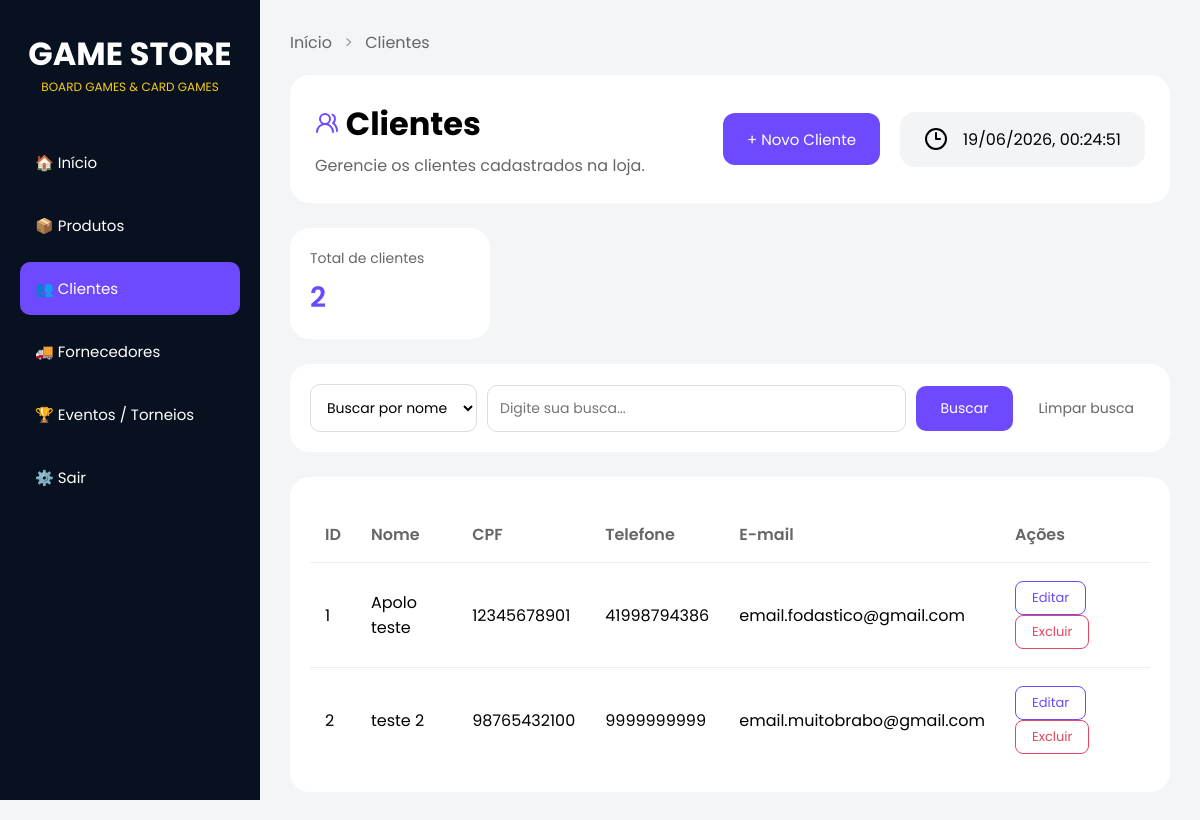
Before: /clientes with the older database file.
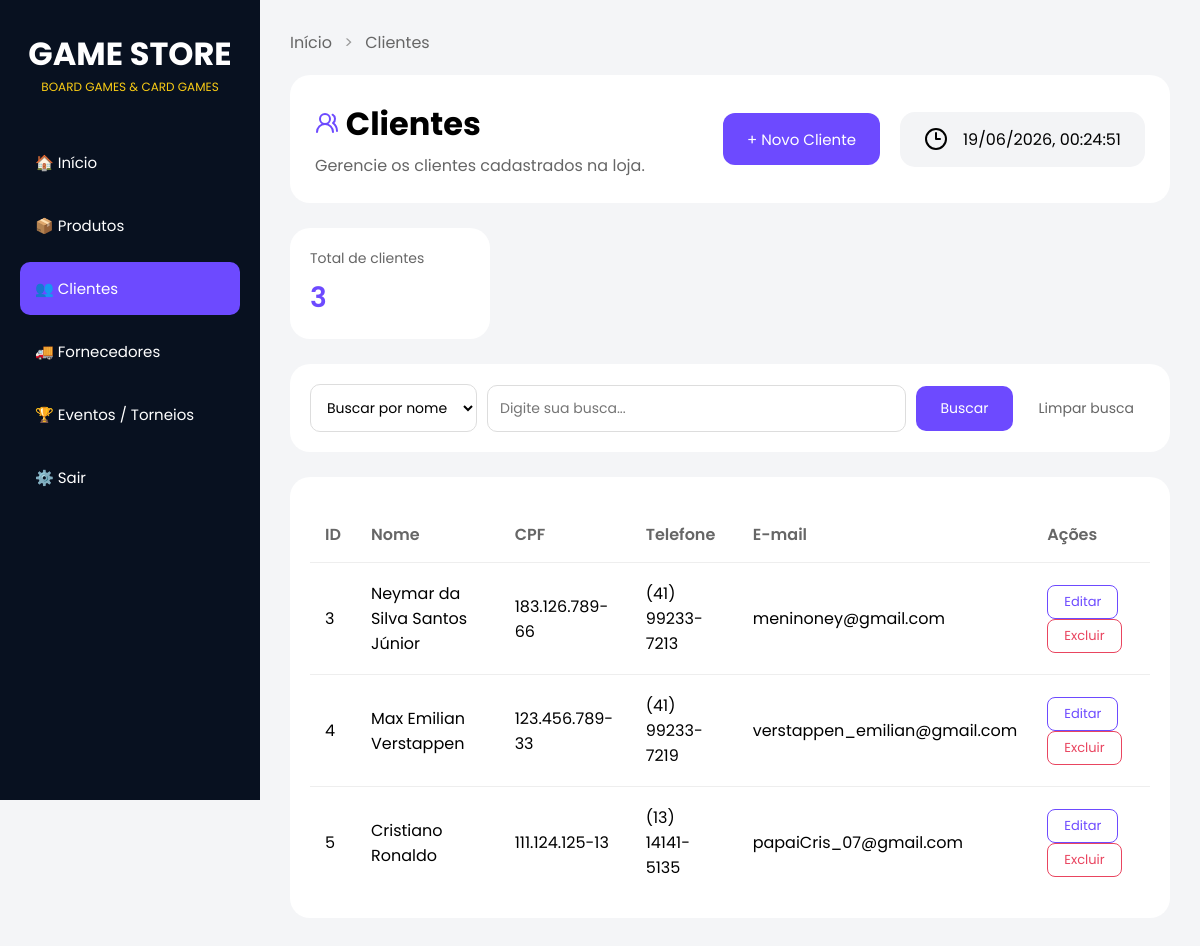
After: the same page with the newer database file.
### tables this page shows
CREATE TABLE clientes(
            id INTEGER NOT NULL PRIMARY KEY AUTOINCREMENT,
            nome TEXT NOT NULL, 
            cpf TEXT NOT NULL UNIQUE,
            telefone TEXT NOT NULL,
            email TEXT NOT NULL UNIQUE
        );

### routes.py (the view)
@app.route("/clientes")
def clientes():
    criar_tabela_clientes()
    lista = listar_clientes()
    return render_template("clientes.html", clientes=lista, total_clientes=len(lista), modo="criar")

### database.py (called while the page is built)
def conectar():
    return sqlite3.connect(CAMINHO_BANCO)

### modules/clientes.py (called while the page is built)
def criar_tabela_clientes():
    conexao = conectar()
    cursor = conexao.cursor()
    cursor.execute("""
        CREATE TABLE IF NOT EXISTS clientes(
            id INTEGER NOT NULL PRIMARY KEY AUTOINCREMENT,
            nome TEXT NOT NULL,
            cpf TEXT NOT NULL UNIQUE,
            telefone TEXT NOT NULL,
            email TEXT NOT NULL UNIQUE
        )""")
    conexao.commit() #salvar as alteracoes
    conexao.close()

def listar_clientes():
    conexao = conectar()
    cursor = conexao.cursor()
    cursor.execute("""SELECT * FROM clientes""")
    resultado = cursor.fetchall()
    conexao.close()
    return resultado

### templates/clientes.html (shortened to what this page needs)
<!DOCTYPE html>
<html lang="pt-BR">
<head>
  <link rel="stylesheet" href="{{ url_for('static', filename='clientes.css' ) }}" />
</head>
<body>
  <div class="sidebar">
    <div class="logo">
      <h1>GAME STORE</h1>
      <p>BOARD GAMES & CARD GAMES</p>
    </div>
    <div class="menu">
      <a href="/">🏠 Início</a>
      <a href="/produtos">📦 Produtos</a>
      <a href="/clientes" class="active">👥 Clientes</a>
      <a href="/fornecedores">🚚 Fornecedores</a>
      <a href="/eventos">🏆 Eventos / Torneios</a>
      <a href="#">⚙️ Sair</a>
    </div>
  </div>
  <div class="main">
    <div class="breadcrumb">
      <a href="/">Início</a>
      <span>></span>
      <a href="/clientes">Clientes</a>
    </div>
    <div class="topo">
      <div class="titulo-subt">
        <h1> <i data-lucide="users-round" class="lucide-customer"></i> Clientes</h1>
        <p>Gerencie os clientes cadastrados na loja.</p>
      </div>
      <button class="btn-novo" onclick="mostrarFormulario()">+ Novo Cliente</button>
      <div class="data">
        <i data-lucide="clock-3"></i>
        <time id="data-hora" class="data-textos"></time>
      </div>
    </div>
    <div class="card-resumo">
      <div class="resumo-item">
        <span class="resumo-label">Total de clientes</span>
        <strong class="resumo-valor">{{ total_clientes }}</strong>
      </div>
    </div>
    <div class="card-busca">
      <form action="/clientes/buscar" method="POST">
        <select name="tipo_busca">
          <option value="nome">Buscar por nome</option>
        </select>
        <input type="text" name="termo" placeholder="Digite sua busca..." required />
        <button type="submit" class="btn-buscar">Buscar</button>
        <a href="/clientes" class="btn-limpar">Limpar busca</a>
      </form>
    </div>
    <div class="card-tabela">
      <table>
        <thead>
          <tr>
            <th>ID</th>
            <th>Nome</th>
            <th>CPF</th>
            <th>Telefone</th>
            <th>E-mail</th>
            <th>Ações</th>
          </tr>
        </thead>
        <tbody>
          {% for cliente in clientes %}
          <tr>
            <td>{{ cliente[0] }}</td>
            <td>{{ cliente[1] }}</td>
            <td>{{ cliente[2] }}</td>
            <td>{{ cliente[3] }}</td>
            <td>{{ cliente[4] }}</td>
            <td>
              <form action="/clientes/editar/{{ cliente[0] }}" method="GET" style="display:inline;">
                <button type="submit" class="btn-editar">Editar</button>
              </form>
              <form action="/clientes/excluir/{{ cliente[0] }}" method="POST" style="display:inline;">
                <button type="submit" class="btn-excluir">Excluir</button>
              </form>
            </td>
          </tr>
          {% endfor %}
        </tbody>
      </table>
    </div>
  </div>
</body>
</html>

### static/clientes.css (style rules this page uses)
* { margin: 0; padding: 0; box-sizing: border-box; font-family: "Poppins", sans-serif; }
body { background: #f4f5f7; display: flex; }
.sidebar { width: 260px; height: 100vh; background: #081120; color: white; padding: 30px 20px; position: fixed; }
.logo { text-align: center; margin-bottom: 40px; }
.logo h1 { font-size: 32px; }
.logo p { color: #facc15; font-size: 12px; }
.menu { display: flex; flex-direction: column; gap: 10px; }
.menu a { text-decoration: none; color: white; padding: 15px; border-radius: 10px; transition: 0.3s; font-size: 15px; }
.menu a.active { background: #6d4aff; }
.main { margin-left: 260px; width: calc(100% - 260px); padding: 30px; }
.breadcrumb { margin-bottom: 20px; }
.breadcrumb a { text-decoration: none; color: #666; }
.breadcrumb span { margin: 0 8px; color: #999; }
.topo { display: flex; align-items: center; gap: 20px; background: white; padding: 25px; border-radius: 20px; margin-bottom: 25px; }
.titulo-subt { flex: 1; }
.titulo-subt h1 { margin-bottom: 5px; }
.titulo-subt p { color: #666; }
.lucide-customer { color: #6d4aff; }
.btn-novo { height: 52px; padding: 0 24px; border: none; border-radius: 12px; font-size: 15px; cursor: pointer; transition: 0.3s; background: #6d4aff; color: white; }
.data { display: flex; align-items: center; gap: 15px; background: #f3f4f6; padding: 15px 24px; border-radius: 15px; }
.card-resumo { display: flex; gap: 16px; margin-bottom: 25px; }
.resumo-item { background: white; border-radius: 20px; padding: 20px; min-width: 200px; }
.resumo-label { font-size: 14px; color: #666; display: block; margin-bottom: 8px; }
.resumo-valor { font-size: 28px; color: #6d4aff; font-weight: 600; }
.card-tabela { background: white; border-radius: 20px; padding: 20px; }
table { width: 100%; border-collapse: collapse; margin-top: 10px; }
th { text-align: left; color: #666; font-weight: 600; padding: 15px; }
td { padding: 18px 15px; border-top: 1px solid #eee; }
.btn-editar { background: none; border: 1px solid #6d4aff; color: #6d4aff; padding: 6px 16px; border-radius: 8px; font-size: 13px; cursor: pointer; font-family: "Poppins", sans-serif; transition: 0.3s; margin-right: 6px; }
.btn-excluir { background: none; border: 1px solid #e94560; color: #e94560; padding: 6px 16px; border-radius: 8px; font-size: 13px; cursor: pointer; font-family: "Poppins", sans-serif; transition: 0.3s; }
.card-busca { background: white; border-radius: 20px; padding: 20px; margin-bottom: 25px; }
.card-busca form { display: flex; gap: 10px; align-items: center; }
.card-busca select { padding: 12px; border: 1px solid #ddd; border-radius: 10px; font-size: 14px; font-family: "Poppins", sans-serif; background: white; cursor: pointer; }
.card-busca input { flex: 1; padding: 12px; border: 1px solid #ddd; border-radius: 10px; font-size: 14px; font-family: "Poppins", sans-serif; }
.btn-buscar { border: none; background: #6d4aff; color: white; padding: 12px 24px; border-radius: 10px; font-size: 14px; cursor: pointer; font-family: "Poppins", sans-serif; transition: 0.3s; }
.btn-limpar { text-decoration: none; color: #666; font-size: 14px; padding: 12px 16px; border-radius: 10px; transition: 0.3s; }

Changed rows visible on the page:
removed clientes: id "1", nome "Apolo teste", cpf "12345678901", telefone "41998794386", email "email.fodastico@gmail.com"
removed clientes: id "2", nome "teste 2", cpf "98765432100", telefone "9999999999", email "email.muitobrabo@gmail.com"
added clientes: id "3", nome "Neymar da Silva Santos Júnior", cpf "183.126.789-66", telefone "(41) 99233-7213", email "meninoney@gmail.com"
added clientes: id "4", nome "Max Emilian Verstappen", cpf "123.456.789-33", telefone "(41) 99233-7219", email "verstappen_emilian@gmail.com"
added clientes: id "5", nome "Cristiano Ronaldo", cpf "111.124.125-13", telefone "(13) 14141-5135", email "papaiCris_07@gmail.com"
Other visible differences:
{{ total_clientes }}: "2" → "3"
